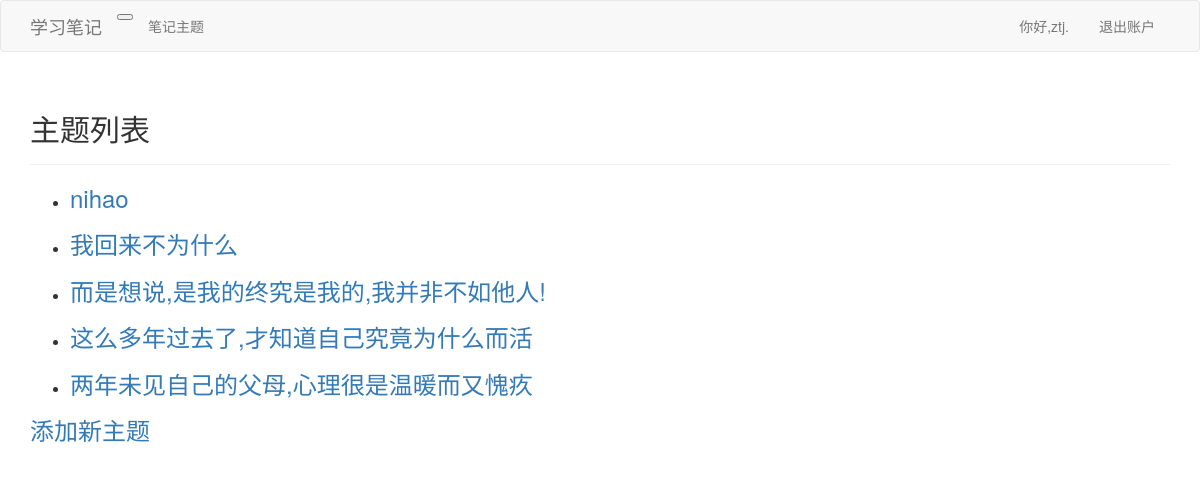
The page /topics/ (signed in) on the database its author committed.
### learning_logs/models.py (models this page shows)
class Topic(models.Model):
    text = models.CharField(max_length = 200)
    date_added = models.DateTimeField(auto_now_add = True)
    owner = models.ForeignKey(User)
    def __str__(self):
        return self.text

### learning_logs/views.py (the view)
# urls.py: url(r'^topics/$',views.topics,name='topics'),
@login_required
def topics(request):
    topics= Topic.objects.filter(owner = request.user).order_by('date_added')
    context= {'topics':topics}
    return render(request,'learning_logs/topics.html'
        ,context)

### learning_logs/templates/learning_logs/topics.html
{%  extends "learning_logs/base.html"  %}
{% load bootstrap3 %}
{%block header%}
  <h2>主题列表</h2>
{%endblock header%}
{%  block content  %}
    <ul>
        {%  for topic in topics  %}
            <li><h3>
                <a href="{%  url 'learning_logs:topic' topic.id  %}">{{ topic }}</a>
            </h3></li>
        {%  empty  %}
            <li>No topics have been added yet!</li>
        {%  endfor  %}
    </ul>
    <h3>
        <a href="{%  url 'learning_logs:new_topic'  %}">添加新主题</a>
    </h3>
{%  endblock content  %}

### learning_logs/templates/learning_logs/base.html (shortened to what this page needs)
{%load bootstrap3%}
<!DOCTYPE html>
<html>
    <head>
        {%bootstrap_css%}
    </head>
    <body>
        <nav class="navbar navbar-default nav-static-top">
            <div  class="container">
                <div class="navbar-header">
                    <button  type="button"                       class="navbar-toogle collapsed"
                        data-toggle="collapse"  data-target="#navbar"
                        aria-expanded="false"   aria-controls="navbar">
                    </button>
                    <a class="navbar-brand"
                      href="{%url 'learning_logs:index'%}">
                      学习笔记
                    </a>
                </div>
                <div id="navbar"
                    class="navbar-collapse collapse">
                    <ul class="nav navbar-nav">
                        <li>
                            <a href="{%url 'learning_logs:topics'%}">
                                笔记主题
                            </a>
                        </li>
                    </ul>
                    <ul class="nav  navbar-nav navbar-right">
                      {%if user.is_authenticated %}
                        <li>
                          <a>你好,{{user.username}}.</a>
                        </li>
                        <li>
                          <a href="{%url 'users:logout'%}">
                            退出账户
                          </a>
                        </li>
                      {%endif%}
                    </ul>
                </div>
            </div>
        </nav>
        <div class="container">
          <div class="page-header">
            {%block header%}
            {%endblock header%}
          </div>
          <div>
            {%block content%}
            {%endblock content%}
          </div>
        </div>
    </body>
</html>

### rows shown on the page
Topic: text "nihao"
Topic: text "我回来不为什么"
Topic: text "而是想说,是我的终究是我的,我并非不如他人!"
Topic: text "这么多年过去了,才知道自己究竟为什么而活"
Topic: text "两年未见自己的父母,心理很是温暖而又愧疚"

### other values the page prints
{{ user.username }} "ztj"
